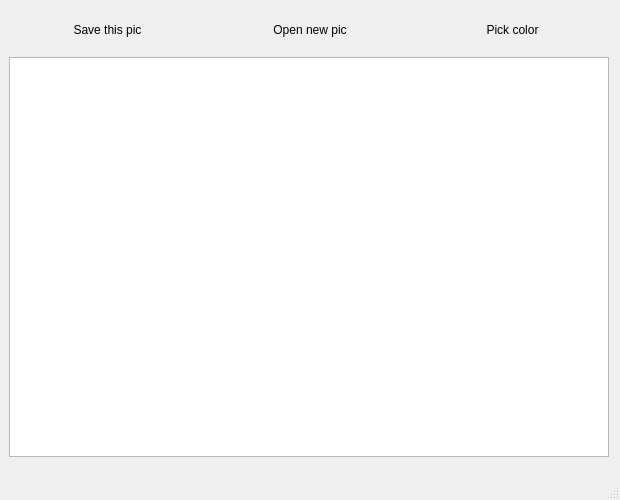
<?xml version="1.0" encoding="UTF-8"?>
<ui version="4.0">
 <class>MainWindow</class>
 <widget class="QMainWindow" name="MainWindow">
  <property name="geometry">
   <rect>
    <x>0</x>
    <y>0</y>
    <width>620</width>
    <height>500</height>
   </rect>
  </property>
  <property name="sizePolicy">
   <sizepolicy hsizetype="Ignored" vsizetype="Ignored">
    <horstretch>0</horstretch>
    <verstretch>0</verstretch>
   </sizepolicy>
  </property>
  <property name="minimumSize">
   <size>
    <width>620</width>
    <height>500</height>
   </size>
  </property>
  <property name="maximumSize">
   <size>
    <width>620</width>
    <height>500</height>
   </size>
  </property>
  <property name="windowTitle">
   <string>MainWindow</string>
  </property>
  <widget class="QWidget" name="centralwidget">
   <layout class="QGridLayout" name="gridLayout">
    <item row="0" column="2">
     <widget class="QPushButton" name="pickB">
      <property name="text">
       <string>Pick color</string>
      </property>
      <property name="checkable">
       <bool>false</bool>
      </property>
      <property name="autoDefault">
       <bool>false</bool>
      </property>
      <property name="default">
       <bool>false</bool>
      </property>
      <property name="flat">
       <bool>true</bool>
      </property>
     </widget>
    </item>
    <item row="0" column="0">
     <widget class="QPushButton" name="saveB">
      <property name="enabled">
       <bool>true</bool>
      </property>
      <property name="text">
       <string>Save this pic</string>
      </property>
      <property name="checkable">
       <bool>false</bool>
      </property>
      <property name="flat">
       <bool>true</bool>
      </property>
     </widget>
    </item>
    <item row="0" column="1">
     <widget class="QPushButton" name="openB">
      <property name="text">
       <string>Open new pic</string>
      </property>
      <property name="checkable">
       <bool>false</bool>
      </property>
      <property name="flat">
       <bool>true</bool>
      </property>
     </widget>
    </item>
    <item row="1" column="0" colspan="3">
     <widget class="QGraphicsView" name="graphicsView">
      <property name="sizePolicy">
       <sizepolicy hsizetype="Expanding" vsizetype="Expanding">
        <horstretch>0</horstretch>
        <verstretch>0</verstretch>
       </sizepolicy>
      </property>
      <property name="minimumSize">
       <size>
        <width>600</width>
        <height>400</height>
       </size>
      </property>
      <property name="maximumSize">
       <size>
        <width>600</width>
        <height>400</height>
       </size>
      </property>
     </widget>
    </item>
   </layout>
  </widget>
  <widget class="QMenuBar" name="menubar">
   <property name="geometry">
    <rect>
     <x>0</x>
     <y>0</y>
     <width>620</width>
     <height>22</height>
    </rect>
   </property>
  </widget>
  <widget class="QStatusBar" name="statusbar"/>
 </widget>
 <resources/>
 <connections/>
</ui>
